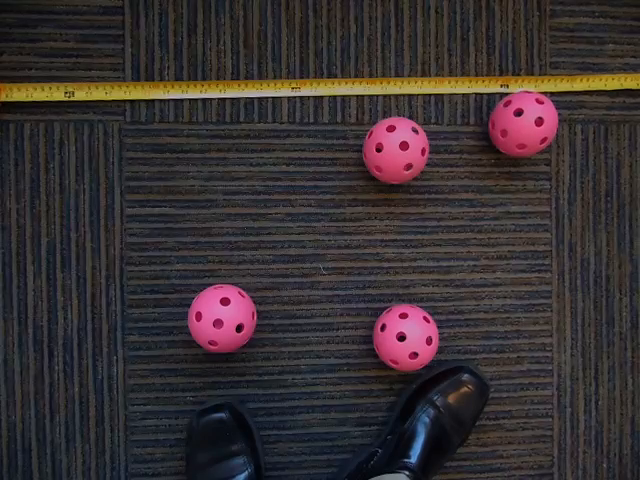
#> input picture frame 4 of wiffleBalls.MOV, 640 x 480 px
$ python testvideoplayback.py
#> lines starting #> are read from the running program, lines starting #| are printed output that depends on the picture
import cv2 as cv
import matplotlib.pyplot as plt
cap = cv.VideoCapture('wiffleBalls.mov')
fps = cap.get(cv.CAP_PROP_FPS)
print('Frames per second: ', fps)
ret, BGR = cap.read()
#> BGR is the input picture: shape (480, 640, 3); mean B, G, R 49.5, 47.9, 55.7
while ret:
    RGB = cv.cvtColor(BGR, cv.COLOR_BGR2RGB)
    plt.figure(1)
    plt.clf()
    plt.imshow(RGB)
    plt.pause(0.001)
    ret,BGR = cap.read()
cap.release()
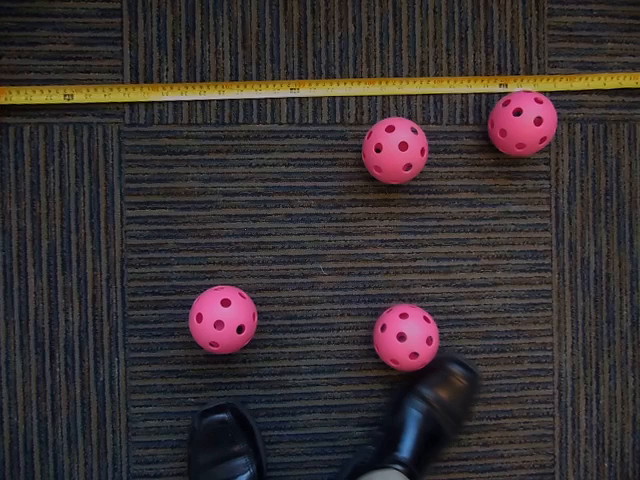
#> shown: shape (480, 640, 3); mean R, G, B 55.9, 48, 49.7

$ run again, starting later in the video
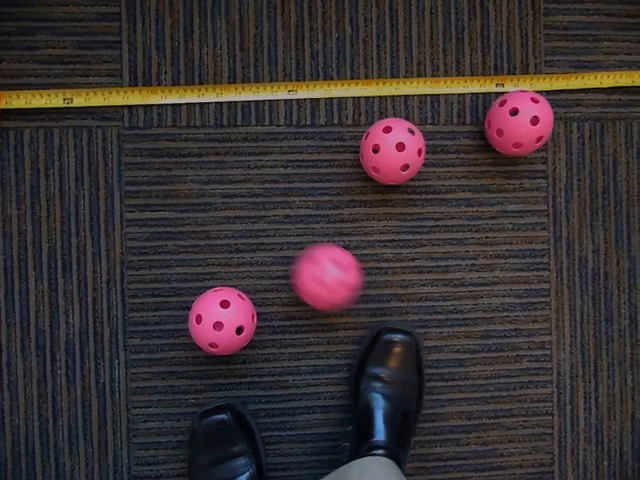
#> input picture frame 20 of wiffleBalls.MOV, 640 x 480 px
#> BGR is the input picture: shape (480, 640, 3); mean B, G, R 50.4, 48.8, 56.8
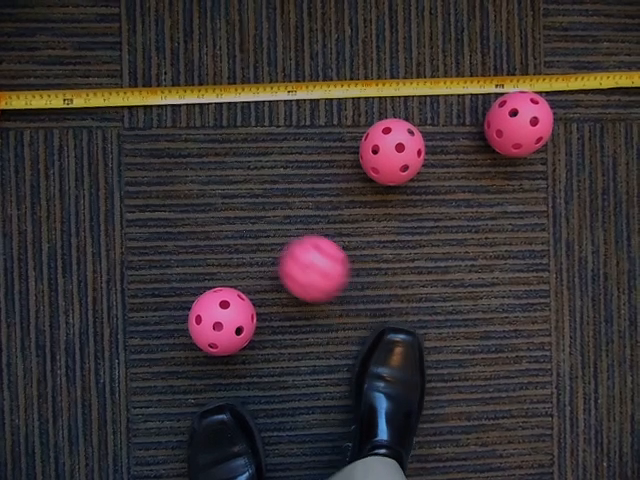
#> input picture frame 21 of wiffleBalls.MOV, 640 x 480 px
#> BGR is the input picture: shape (480, 640, 3); mean B, G, R 50.5, 48.8, 56.8
#> `cap.release()`:
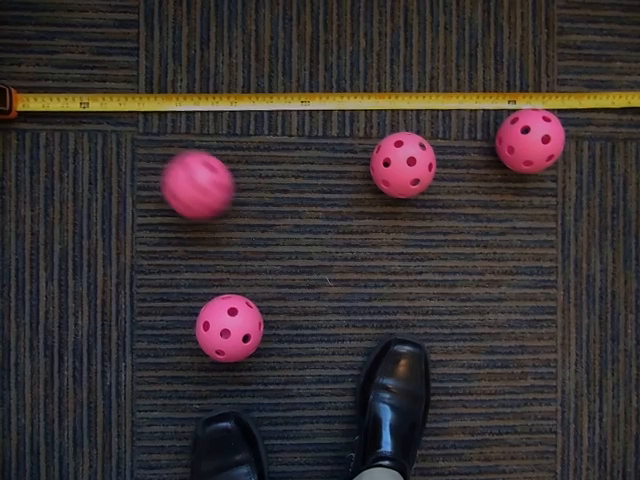
#> shown: shape (480, 640, 3); mean R, G, B 56.2, 48.2, 49.4

$ run again, starting later in the video
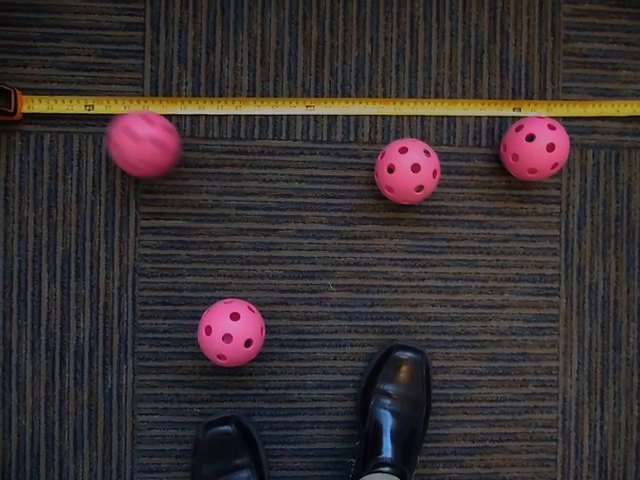
#> input picture frame 36 of wiffleBalls.MOV, 640 x 480 px
#> BGR is the input picture: shape (480, 640, 3); mean B, G, R 49.6, 48.2, 56.4
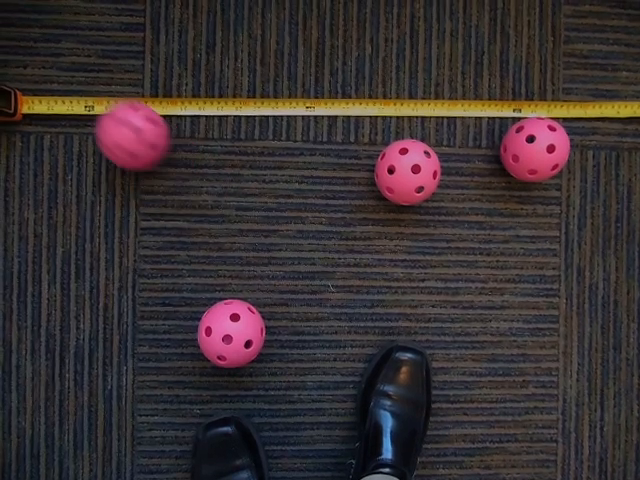
#> input picture frame 37 of wiffleBalls.MOV, 640 x 480 px
#> BGR is the input picture: shape (480, 640, 3); mean B, G, R 49.7, 47.9, 56.2
#> `cap.release()`:
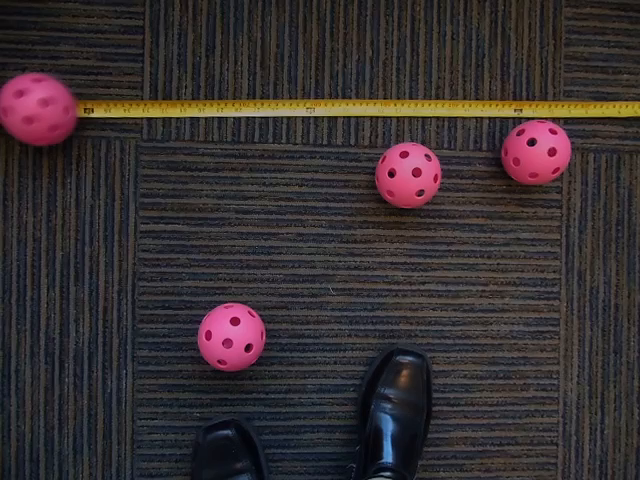
#> shown: shape (480, 640, 3); mean R, G, B 55.2, 47.2, 48.9
